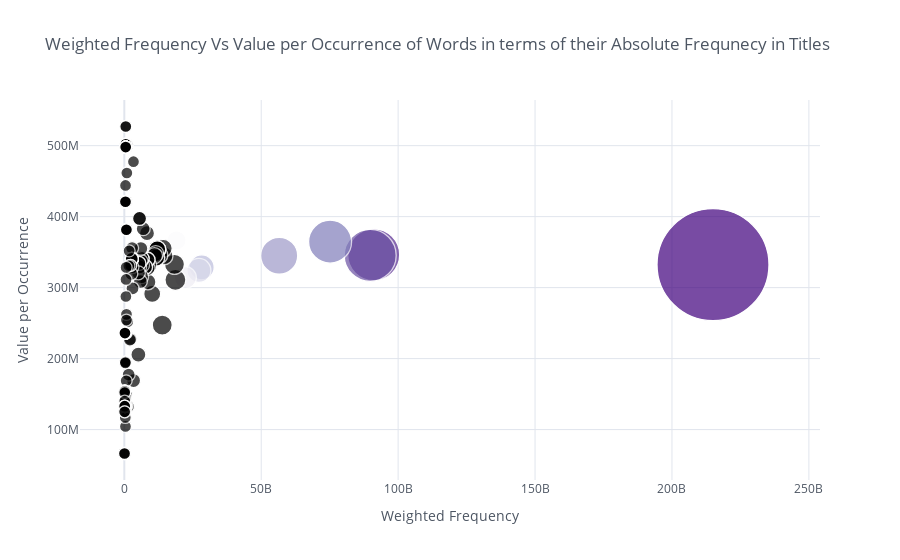

The notebook cell this image was saved under:
### Code cell
Most_frequent_Words_Title_desc.iplot(kind='bubble',x='wtd_freq',y='rel_value',size='abs_freq',theme='white',colorscale='-purples',title='Weighted Frequency Vs Value per Occurrence of Words in terms of their Absolute Frequnecy in Titles',xTitle="Weighted Frequency",yTitle='Value per Occurrence')

### Figure 1 — Plotly figure (JSON) as saved in the notebook; plotly's stock layout.template omitted (floating-point values rounded to 4 significant figures; data arrays with more than 128 entries replaced by an {"elided": "..."} marker saying what was removed)
{"data": [{"marker": {"color": ["rgb(63,0,125)", "rgb(84,39,143)", "rgb(106,81,163)", "rgb(128,125,186)", "rgb(158,154,200)", "rgb(188,189,220)", "rgb(218,218,235)", "rgb(239,237,245)", "rgb(252,251,253)"], "line": {"width": 1.3}, "size": {"elided": "191 int values"}, "symbol": "circle"}, "mode": "markers", "text": "", "type": "scatter", "x": {"elided": "191 int values"}, "y": {"elided": "191 int values"}}], "layout": {"legend": {"bgcolor": "#FFFFFF", "font": {"color": "#4D5663"}}, "paper_bgcolor": "#FFFFFF", "plot_bgcolor": "#FFFFFF", "title": {"font": {"color": "#4D5663"}, "text": "Weighted Frequency Vs Value per Occurrence of Words in terms of their Absolute Frequnecy in Titles"}, "xaxis": {"gridcolor": "#E1E5ED", "showgrid": true, "tickfont": {"color": "#4D5663"}, "title": {"font": {"color": "#4D5663"}, "text": "Weighted Frequency"}, "zerolinecolor": "#E1E5ED"}, "yaxis": {"gridcolor": "#E1E5ED", "showgrid": true, "tickfont": {"color": "#4D5663"}, "title": {"font": {"color": "#4D5663"}, "text": "Value per Occurrence"}, "zerolinecolor": "#E1E5ED"}}}
